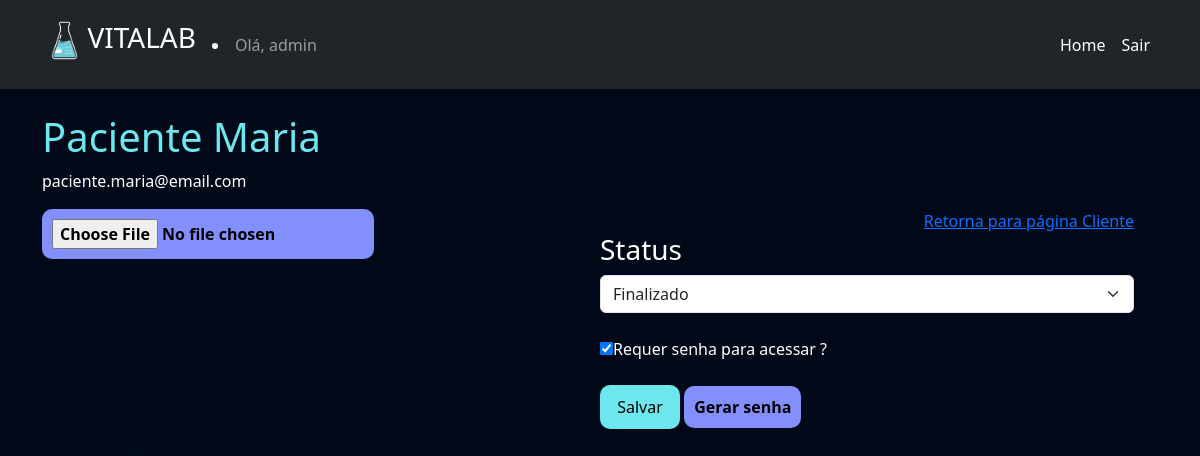
Page /empresarial/exame_cliente/43 (signed in) on the committed database.
### exames/models.py (models this page shows, shortened)
class SolicitacaoExame(models.Model):
	choice_status = (
		('E', 'Em análise'),
		('F', 'Finalizado'),
		('C', 'Cancelado')
	)
	usuario = models.ForeignKey(User, on_delete=models.DO_NOTHING)
	exame = models.ForeignKey(TiposExames, on_delete=models.DO_NOTHING)
	status = models.CharField(max_length=2, choices=choice_status)
	resultado = models.FileField(upload_to="resultados", null=True, blank=True)
	requer_senha = models.BooleanField(default=False)
	senha = models.CharField(max_length=6, null=True, blank=True)

### empresarial/views.py (the view)
# urls.py: path('exame_cliente/<int:exame_id>', views.exame_cliente, name="exame_cliente"),
@staff_member_required
def exame_cliente(request, exame_id):
    exame = SolicitacaoExame.objects.get(id=exame_id)
    return render(request, 'exame_cliente.html', {'exame': exame})

### empresarial/templates/exame_cliente.html (shortened to what this page needs)
{% extends "bases/base.html" %}
{% load static %}
{% block 'head' %}
    <link href="{% static 'exames/css/css.css' %}" rel="stylesheet">
    <link href="{% static 'exames/css/gerenciar_pedidos.css' %}" rel="stylesheet">
    <link href="{% static 'exames/css/gerenciar_exames.css' %}" rel="stylesheet">
{% endblock 'head' %}
{% block 'conteudo' %}
    <br>
    <div class="container">
        <div class="row">
        <h3 class="font-destaque">{{exame.usuario.get_full_name}}</h3>
        <p>{{exame.usuario.email}}</p>
        <br>
        <div class="row">
            <div class="col-md-6">
                <form action="{% url "alterar_dados_exame" exame.id %}" method="POST" enctype="multipart/form-data">{% csrf_token %}
                    <input type="FILE" value="Alterar PDF" class="btn-secundario" name="resultado">
                    <br>
                    <br>
            </div>
            <div class="col-md-6">
                <div style="text-align:right">
                    <a href="javascript:history.back()" class="btn-custom"> Retorna para página Cliente</a>
                </div>
                <h3>Status</h3>
                <select name="status" id="" class="form-select">
                    <option style="color: black;" {% if exame.status == "F" %}selected{% endif %} value="F">Finalizado</option>
                </select>
                <br>
                <input type="checkbox" name="requer_senha" id="" {% if exame.requer_senha %}checked{% endif %}><label for="">Requer senha para acessar ?</label>
                <br>
                <br>
                <input type="submit" value="Salvar" class="btn-default">
                <a style="text-decoration: none;" href="{% url 'gerar_senha' exame.id %}" class="btn-secundario">Gerar senha</a>
            </div>
        </div>
    </div>
{% endblock 'conteudo' %}

### templates/bases/base.html (shortened to what this page needs)
{% load static %}
<!doctype html>
<html lang="pt-BR">
<head>
<link href="https://cdn.jsdelivr.net/npm/bootstrap@5.3.1/dist/css/bootstrap.min.css" rel="stylesheet">
<link href="{% static 'geral/css/base.css' %}" rel="stylesheet">
{% block 'head' %}{% endblock %}
</head>
<body>
    {% if request.user.is_staff %}
    <nav class="navbar navbar-expand-lg navbar-dark bg-dark static-top">
        <div class="container">
          <a class="navbar-brand" href="#">
            <h3><img src="{% static 'geral/img/logo.png' %}" alt="..." height="55">VITALAB</h3>
          </a>
          <li class="nav-item"><span class="navbar-text"> Olá, {{request.user}}</span></li>
          <div class="collapse navbar-collapse" id="navbarSupportedContent">
            <ul class="navbar-nav ms-auto">
              <li class="nav-item">
                <a class="nav-link active" aria-current="page" href="{% url 'gerenciar_clientes' %}">Home</a>
              </li>
              <li class="nav-item">
                <a class="nav-link active" href="{% url 'logout' %}">Sair</a>
              </li>
             </ul>
          </div>
        </div>
      </nav>
  {% endif %}
{% block 'conteudo' %}{% endblock %}
</body>
</html>

### templates/static/geral/css/base.css (style rules this page uses)
:root { --main-color: #151C34; --dark-color: #0C121C ; --light-color: #6DE6EE; --contrast-color: #f4c96b; --differential-color: #066668; }
* { color: white }
.font-destaque { color: var(--light-color); font-size: 40px; }
.btn-default { background-color: var(--light-color); color: black; width: 15%; padding: 10px; border: none; border-radius: 10px; }

### templates/static/exames/css/css.css (style rules this page uses)
body { background-image: url('/static/geral/img/bg2.png'); background-size: cover; }
.btn-secundario { background-color: #838FFF; color: black; padding: 10px; font-weight: bold; border: none; border-radius: 10px; }

### rows in the picture
SolicitacaoExame: usuario.get_full_name "Paciente Maria", usuario.email "paciente.maria@email.com", status "Finalizado", requer_senha "☑"

### other values in the picture
{{ request.user }} "admin"
